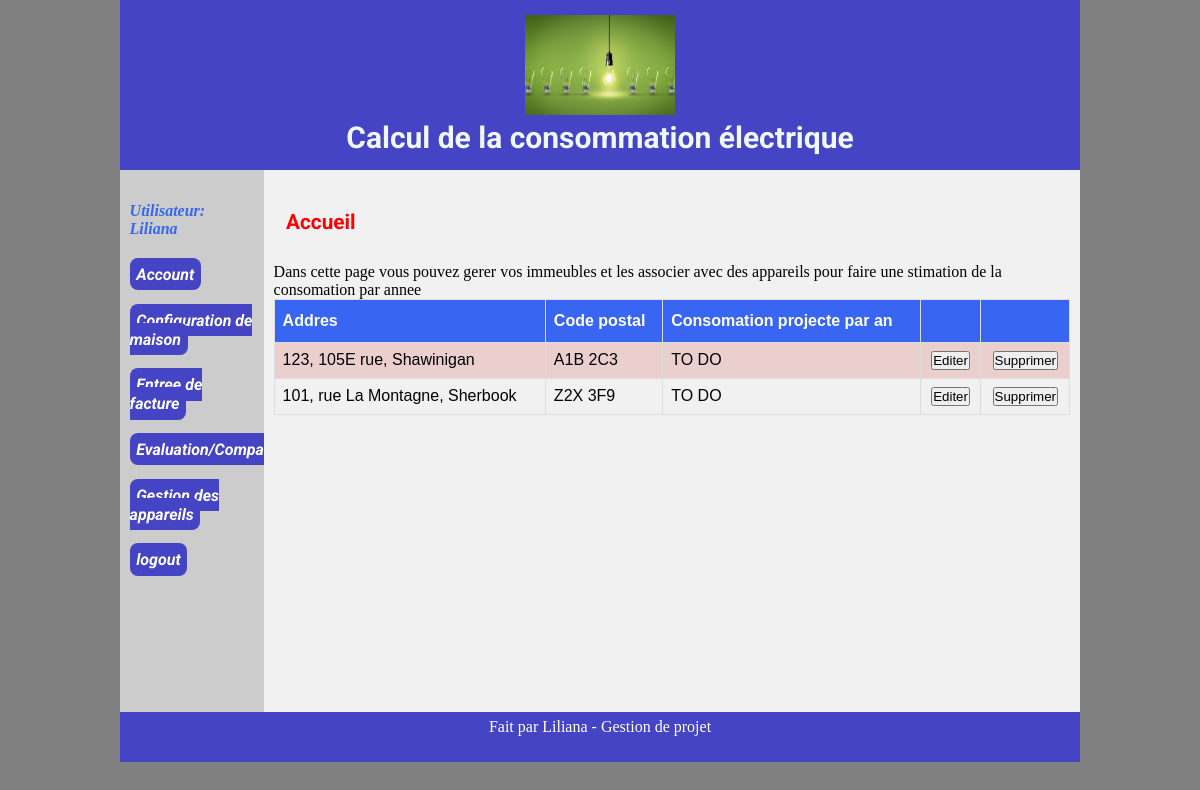
Page /account.php (signed in) on the committed database.
### tables this page shows
create table if not exists  maison(
	id bigint auto_increment primary key,
	address varchar(128),
	postal_code  varchar(128),
	utilisateur_id bigint,
	constraint fk_utilisateur foreign key(utilisateur_id) references utilisateur(id) ON DELETE CASCADE ON UPDATE CASCADE
);

### db/autoloader.php (called while the page is built, shortened)
<?php
function autoload_modelrepository($class)
{
    $file = 'db/model-repository/'.$class.'.php';
}
function autoload_model($class)
{
    $file = 'db/model/'.$class.'.php';
}

### config.php (called while the page is built, shortened)
<?php
require_once 'db/autoloader.php';
$config = new ModelRepositoryConfig(NOM_BD, ADRESSE_HOTE_BD, NOM_UTILISATEUR_BD, MDP_BD);

### db/model-repository/ModelRepository.php (called while the page is built, shortened)
<?php
abstract class ModelRepository
{
    public function __construct(ModelRepositoryConfig $config)
    {
        $this->config = $config;
        $this->connexion = new PDO(
            $this->config->creerChaineConnexion(),
            $this->config->getNomUtilisateur(),
            $this->config->getMotDePasse(),
            array(
                PDO::ATTR_PERSISTENT => true,
                PDO::ATTR_ERRMODE => PDO::ERRMODE_EXCEPTION,
                PDO::MYSQL_ATTR_FOUND_ROWS => true
            )
        );
    }
}

### db/model-repository/ModelRepositoryConfig.php (called while the page is built, shortened)
<?php
class ModelRepositoryConfig
{
    private string $nomBD;
    private string $adresseHote;
    private string $nomUtilisateur;
    private string $motDePasse;
    private string $encodage;
    private string $moteur;
    public function __construct(
        string $nomBD,
        string $adresseHote,
        string $nomUtilisateur,
        string $motDePasse,
        string $encodage = 'utf8mb4',
        string $moteur = 'mysql'
    )
    {
        $this->nomBD = $nomBD;
        $this->adresseHote = $adresseHote;
        $this->nomUtilisateur = $nomUtilisateur;
        $this->motDePasse = $motDePasse;
        $this->encodage = $encodage;
        $this->moteur = $moteur;
    }
    public function creerChaineConnexion() : string
    {
        return "$this->moteur:dbname=$this->nomBD;host=$this->adresseHote;charset=$this->encodage;";
    }
    public function getNomUtilisateur() : string
    {
        return $this->nomUtilisateur;
    }
    public function getMotDePasse() : string
    {
        return $this->motDePasse;
    }
}

### db/model-repository/MaisonRepository.php (called while the page is built, shortened)
<?php
class MaisonRepository extends ModelRepository
{
    public function selectAll(): array
    {
        $requete = $this->connexion->prepare("SELECT * FROM maison");
        $requete->execute();
        $maisons = array();
        while ($record = $requete->fetch())
        {
            $maison = new Maison($record['address'], $record['postal_code'], $record['utilisateur_id'], $record['id']);
            $maisons[] = $maison;
        }
        return $maisons;
    }
}

### db/model/Maison.php (called while the page is built, shortened)
<?php
class Maison
{
    private string $address;
    private string $codePostal;
        public function setId($id): self
        {
                return $this;
        }
        public function getAddress(): string
        {
                return $this->address;
        }
        public function setAddress($address): self
        {
                $this->address = $address;
                return $this;
        }
        public function getCodePostal(): string
        {
                return $this->codePostal;
        }
        public function setCodePostal($codePostal): self
        {
                $this->codePostal = $codePostal;
                return $this;
        }
        public function setUtilisateurId($utilisateur_id): self
        {
                return $this;
        }
}
?>

### account.php (the view, shortened to what this page needs)
<?php
require_once 'config.php';
$maisonRepo = new MaisonRepository($config);
?>
<!DOCTYPE html>
<html>
<head>
    <link rel="stylesheet" href="mystyle.css">
</head>
<body>
    <?php
    require_once 'section/header.php';
    ?>
    <div class="container">
        <?php
        require_once 'section/menu-logged.php';
        ?>
        <div class="panel">
            <div class="panel-title">
                <h1>Accueil</h1>
            </div>
            <div class="panel-body">
                <P>Dans cette page vous pouvez gerer vos immeubles et les associer avec des appareils pour faire une stimation de la consomation par annee</P>
                <table>
                    <tr>
                        <th>Addres</th>
                        <th>Code postal</th>
                        <th>Consomation projecte par an</th>
                        <th></th>
                        <th></th>
                    </tr>
                    <?php
                    $maisons = $maisonRepo->selectAll();
                    foreach ($maisons as $maison)
                    {
                    ?>
                        <tr>
                            <td><?= $maison->getAddress() ?></td>
                            <td><?= $maison->getCodePostal() ?></td>
                            <td>TO DO</td>
                            <td class="td-center">
                                <form name="editerMaisson" action="account.php" method="post">
                                    <input type="submit" name="boutonEditerMaison" value="Editer">
                                </form>
                            </td>
                            <td class="td-center">
                                <form name="supprimerMaison" action="account.php" method="post">
                                    <input type="submit" name="boutonSupprimer" value="Supprimer">
                                </form>
                            </td>
                        </tr>
                    <?php
                    }
                    ?>
                </table>
            </div>
        </div>
    </div>
    <?php
    require_once 'section/footer.php';
    ?>
</body>
</html>

### mystyle.css (style rules this page uses)
* { margin: 0; padding: 0; box-sizing: border-box; }
body { margin: auto; width: 80%; background: grey; }
.panel { float: left; padding: 20px; width: 85%; background-color: #f1f1f1; padding: 2em .6em; min-height: calc(74vh - 50px); }
.container { background: #ccc; }
.container::after { content: ""; display: table; clear: both; }
.panel-title { border-style: dashed; border: #3866f2; border-color: #3866f2; text-align: left; margin: 0px; padding: 0px; color: red; }
.panel-body { text-align: left; margin-top: 20px; padding: 0px; }
h1 { font-family: 'Roboto', sans-serif; font-size: 1.3rem; padding: .4em .6em; }
table { font-family: Arial, Helvetica, sans-serif; border-collapse: collapse; width: 100%; }
table td, table th { border: 1px solid #ddd; padding: 8px; }
table tr:nth-child(even) { background-color: #ebcece; }
table th { padding-top: 12px; padding-bottom: 12px; text-align: left; background-color: #3866f2; color: white; }
.td-center { text-align: center; }

### rows in the picture
maison: address "123, 105E rue, Shawinigan", postal_code "A1B 2C3"
maison: address "101, rue La Montagne, Sherbook", postal_code "Z2X 3F9"

### other values in the picture
$_SESSION["username"] "Liliana"
